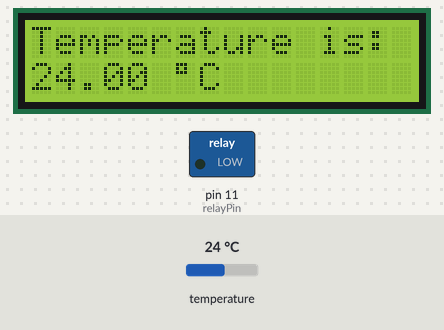
Recording of a program running on a simulated Arduino Uno, built with avr-gcc and run on an emulated ATmega328P. Parts: 16×2 character LCD, switched loads named in the program (green lamp = pin HIGH). Inputs (shaded band) come from the test bench; at power-on: temperature 24 °C. What the program prints to the serial monitor is not drawn.

Above: at 2.2 s.
2.3 s: temperature set to 20.6 °C
At 4.8 s:
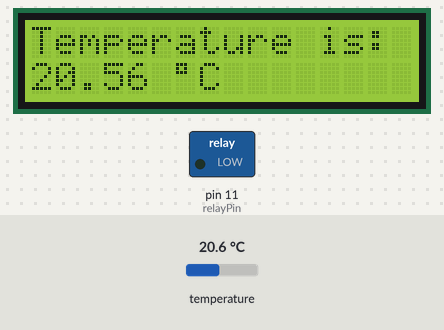
5.1 s: temperature set to 19.2 °C
At 6.8 s:
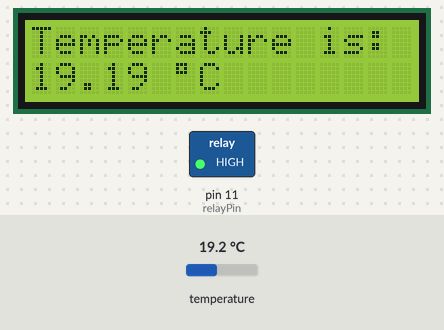
7.2 s: temperature set to 12 °C
At 10.3 s:
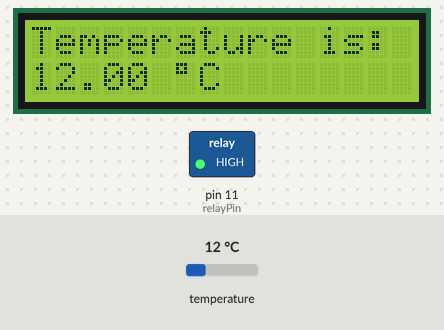
Timing chart, 0 to 11.8 s (numbered marks = the images above; inputs shaded):
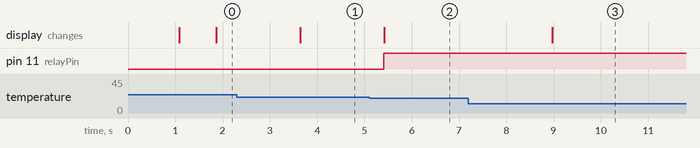

The program:

main.cpp
```cpp
/********************************************************************/
// First we include the libraries
#include <OneWire.h>
#include <DallasTemperature.h>
#include <LiquidCrystal.h>
/********************************************************************/
// Data wire is plugged into pin 2 on the Arduino
#define ONE_WIRE_BUS 2
/********************************************************************/
// Setup a oneWire instance to communicate with any OneWire devices
// (not just Maxim/Dallas temperature ICs)
OneWire oneWire(ONE_WIRE_BUS);
/********************************************************************/
// Pass our oneWire reference to Dallas Temperature.
DallasTemperature sensors(&oneWire);
/********************************************************************/

LiquidCrystal lcd(12, 13, 4, 5, 6, 7);
DeviceAddress sensorOne = { 0x28, 0xFF, 0x63, 0xC2, 0x85, 0x16, 0x04, 0x59 };

int relayPin = 11;
float tempCur = 0;

/*laten staan, te gebruiken bij nieuwe sensoren om het address te vinden*/
void printAddress(DeviceAddress deviceAddress)
{
  for (uint8_t i = 0; i < 8; i++)
  {
    // zero pad the address if necessary
    if (deviceAddress[i] < 16) Serial.print("0");
    Serial.print(deviceAddress[i], HEX);
  }
}


void setup(void)
{
 // start serial port
 Serial.begin(9600);

pinMode(relayPin, OUTPUT);

 lcd.begin(16, 2);
 lcd.print("Send Nudes");
 lcd.setCursor(0,1);
 lcd.print("Send Nudes");
 delay(1000);
 lcd.clear();
 lcd.print("Temperature is: ");
 lcd.setCursor(6,1);
 lcd.print(char(223));
 lcd.print("C");
 sensors.begin();
 Serial.print("Device address is: ");
 printAddress(sensorOne);
 Serial.println("");
 Serial.print("Resolution is: ");
 Serial.println(sensors.getResolution(sensorOne));
}

void loop(void)
{
sensors.requestTemperatures(); // Send the command to get temperature readings
/********************************************************************/
lcd.setCursor(0,1);
tempCur = sensors.getTempC(sensorOne);
if (tempCur < 20) {
  digitalWrite(relayPin, HIGH);
}
if (tempCur > 22) {
  digitalWrite(relayPin, LOW);
}

lcd.print(sensors.getTempC(sensorOne));
delay(1000);
}
```

Measured:
- the behaviour switches between 20 and 19.9 °C on temperature (found by bisection; images 1 and 2)
- after the input at 2.3 s, the display: changes after 1.3 s (image 1)
- after the input at 5.1 s, pin 11 (relayPin): LOW → HIGH after 0.31 s; the display: changes after 0.32 s (image 2)
- after the input at 7.2 s, the display: changes after 1.8 s (image 3)
